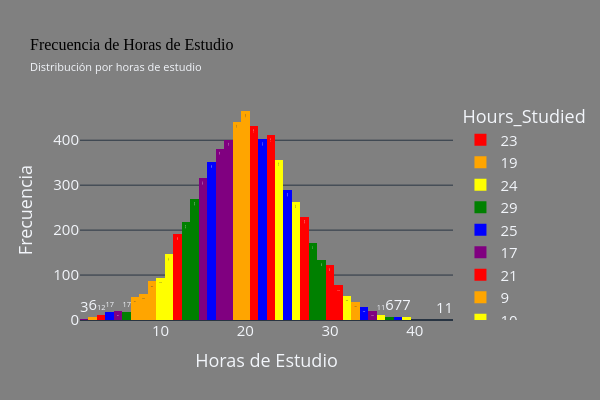

Source (notebook cell):
### Code cell
var = 'Hours_Studied'
tit = 'Frecuencia de Horas de Estudio'
subtit = 'Distribución por horas de estudio'
col = 'Hours_Studied'
cods = ['red', 'orange', 'yellow', 'green', 'blue', 'purple']
textoA = True
x_titulo = 'Horas de Estudio'
y_titulo = 'Frecuencia'
agrupados = False
histograma(var, tit, subtit, col, cods, textoA, x_titulo, y_titulo, agrupados)

### Figure 1 — Plotly figure (JSON) as saved in the notebook; plotly's stock layout.template omitted (floating-point values rounded to 4 significant figures; data arrays with more than 128 entries replaced by an {"elided": "..."} marker saying what was removed)
{"data": [{"bingroup": "x", "hovertemplate": "Hours_Studied=%{x}<br>count=%{y}<extra></extra>", "legendgroup": "23", "marker": {"color": "red", "pattern": {"shape": ""}}, "name": "23", "orientation": "v", "showlegend": true, "texttemplate": "%{value}", "x": {"elided": "411 int values"}, "xaxis": "x", "yaxis": "y", "type": "histogram"}, {"bingroup": "x", "hovertemplate": "Hours_Studied=%{x}<br>count=%{y}<extra></extra>", "legendgroup": "19", "marker": {"color": "orange", "pattern": {"shape": ""}}, "name": "19", "orientation": "v", "showlegend": true, "texttemplate": "%{value}", "x": {"elided": "441 int values"}, "xaxis": "x", "yaxis": "y", "type": "histogram"}, {"bingroup": "x", "hovertemplate": "Hours_Studied=%{x}<br>count=%{y}<extra></extra>", "legendgroup": "24", "marker": {"color": "yellow", "pattern": {"shape": ""}}, "name": "24", "orientation": "v", "showlegend": true, "texttemplate": "%{value}", "x": {"elided": "357 int values"}, "xaxis": "x", "yaxis": "y", "type": "histogram"}, {"bingroup": "x", "hovertemplate": "Hours_Studied=%{x}<br>count=%{y}<extra></extra>", "legendgroup": "29", "marker": {"color": "green", "pattern": {"shape": ""}}, "name": "29", "orientation": "v", "showlegend": true, "texttemplate": "%{value}", "x": {"elided": "134 int values"}, "xaxis": "x", "yaxis": "y", "type": "histogram"}, {"bingroup": "x", "hovertemplate": "Hours_Studied=%{x}<br>count=%{y}<extra></extra>", "legendgroup": "25", "marker": {"color": "blue", "pattern": {"shape": ""}}, "name": "25", "orientation": "v", "showlegend": true, "texttemplate": "%{value}", "x": {"elided": "289 int values"}, "xaxis": "x", "yaxis": "y", "type": "histogram"}, {"bingroup": "x", "hovertemplate": "Hours_Studied=%{x}<br>count=%{y}<extra></extra>", "legendgroup": "17", "marker": {"color": "purple", "pattern": {"shape": ""}}, "name": "17", "orientation": "v", "showlegend": true, "texttemplate": "%{value}", "x": {"elided": "381 int values"}, "xaxis": "x", "yaxis": "y", "type": "histogram"}, {"bingroup": "x", "hovertemplate": "Hours_Studied=%{x}<br>count=%{y}<extra></extra>", "legendgroup": "21", "marker": {"color": "red", "pattern": {"shape": ""}}, "name": "21", "orientation": "v", "showlegend": true, "texttemplate": "%{value}", "x": {"elided": "431 int values"}, "xaxis": "x", "yaxis": "y", "type": "histogram"}, {"bingroup": "x", "hovertemplate": "Hours_Studied=%{x}<br>count=%{y}<extra></extra>", "legendgroup": "9", "marker": {"color": "orange", "pattern": {"shape": ""}}, "name": "9", "orientation": "v", "showlegend": true, "texttemplate": "%{value}", "x": [9, 9, 9, 9, 9, 9, 9, 9, 9, 9, 9, 9, 9, 9, 9, 9, 9, 9, 9, 9, 9, 9, 9, 9, 9, 9, 9, 9, 9, 9, 9, 9, 9, 9, 9, 9, 9, 9, 9, 9, 9, 9, 9, 9, 9, 9, 9, 9, 9, 9, 9, 9, 9, 9, 9, 9, 9, 9, 9, 9, 9, 9, 9, 9, 9, 9, 9, 9, 9, 9, 9, 9, 9, 9, 9, 9, 9, 9, 9, 9, 9, 9, 9, 9, 9, 9], "xaxis": "x", "yaxis": "y", "type": "histogram"}, {"bingroup": "x", "hovertemplate": "Hours_Studied=%{x}<br>count=%{y}<extra></extra>", "legendgroup": "10", "marker": {"color": "yellow", "pattern": {"shape": ""}}, "name": "10", "orientation": "v", "showlegend": true, "texttemplate": "%{value}", "x": [10, 10, 10, 10, 10, 10, 10, 10, 10, 10, 10, 10, 10, 10, 10, 10, 10, 10, 10, 10, 10, 10, 10, 10, 10, 10, 10, 10, 10, 10, 10, 10, 10, 10, 10, 10, 10, 10, 10, 10, 10, 10, 10, 10, 10, 10, 10, 10, 10, 10, 10, 10, 10, 10, 10, 10, 10, 10, 10, 10, 10, 10, 10, 10, 10, 10, 10, 10, 10, 10, 10, 10, 10, 10, 10, 10, 10, 10, 10, 10, 10, 10, 10, 10, 10, 10, 10, 10, 10, 10, 10, 10, 10, 10], "xaxis": "x", "yaxis": "y", "type": "histogram"}, {"bingroup": "x", "hovertemplate": "Hours_Studied=%{x}<br>count=%{y}<extra></extra>", "legendgroup": "14", "marker": {"color": "green", "pattern": {"shape": ""}}, "name": "14", "orientation": "v", "showlegend": true, "texttemplate": "%{value}", "x": {"elided": "269 int values"}, "xaxis": "x", "yaxis": "y", "type": "histogram"}, {"bingroup": "x", "hovertemplate": "Hours_Studied=%{x}<br>count=%{y}<extra></extra>", "legendgroup": "22", "marker": {"color": "blue", "pattern": {"shape": ""}}, "name": "22", "orientation": "v", "showlegend": true, "texttemplate": "%{value}", "x": {"elided": "402 int values"}, "xaxis": "x", "yaxis": "y", "type": "histogram"}, {"bingroup": "x", "hovertemplate": "Hours_Studied=%{x}<br>count=%{y}<extra></extra>", "legendgroup": "15", "marker": {"color": "purple", "pattern": {"shape": ""}}, "name": "15", "orientation": "v", "showlegend": true, "texttemplate": "%{value}", "x": {"elided": "315 int values"}, "xaxis": "x", "yaxis": "y", "type": "histogram"}, {"bingroup": "x", "hovertemplate": "Hours_Studied=%{x}<br>count=%{y}<extra></extra>", "legendgroup": "12", "marker": {"color": "red", "pattern": {"shape": ""}}, "name": "12", "orientation": "v", "showlegend": true, "texttemplate": "%{value}", "x": {"elided": "192 int values"}, "xaxis": "x", "yaxis": "y", "type": "histogram"}, {"bingroup": "x", "hovertemplate": "Hours_Studied=%{x}<br>count=%{y}<extra></extra>", "legendgroup": "20", "marker": {"color": "orange", "pattern": {"shape": ""}}, "name": "20", "orientation": "v", "showlegend": true, "texttemplate": "%{value}", "x": {"elided": "465 int values"}, "xaxis": "x", "yaxis": "y", "type": "histogram"}, {"bingroup": "x", "hovertemplate": "Hours_Studied=%{x}<br>count=%{y}<extra></extra>", "legendgroup": "11", "marker": {"color": "yellow", "pattern": {"shape": ""}}, "name": "11", "orientation": "v", "showlegend": true, "texttemplate": "%{value}", "x": {"elided": "146 int values"}, "xaxis": "x", "yaxis": "y", "type": "histogram"}, {"bingroup": "x", "hovertemplate": "Hours_Studied=%{x}<br>count=%{y}<extra></extra>", "legendgroup": "13", "marker": {"color": "green", "pattern": {"shape": ""}}, "name": "13", "orientation": "v", "showlegend": true, "texttemplate": "%{value}", "x": {"elided": "218 int values"}, "xaxis": "x", "yaxis": "y", "type": "histogram"}, {"bingroup": "x", "hovertemplate": "Hours_Studied=%{x}<br>count=%{y}<extra></extra>", "legendgroup": "16", "marker": {"color": "blue", "pattern": {"shape": ""}}, "name": "16", "orientation": "v", "showlegend": true, "texttemplate": "%{value}", "x": {"elided": "351 int values"}, "xaxis": "x", "yaxis": "y", "type": "histogram"}, {"bingroup": "x", "hovertemplate": "Hours_Studied=%{x}<br>count=%{y}<extra></extra>", "legendgroup": "18", "marker": {"color": "purple", "pattern": {"shape": ""}}, "name": "18", "orientation": "v", "showlegend": true, "texttemplate": "%{value}", "x": {"elided": "401 int values"}, "xaxis": "x", "yaxis": "y", "type": "histogram"}, {"bingroup": "x", "hovertemplate": "Hours_Studied=%{x}<br>count=%{y}<extra></extra>", "legendgroup": "31", "marker": {"color": "red", "pattern": {"shape": ""}}, "name": "31", "orientation": "v", "showlegend": true, "texttemplate": "%{value}", "x": [31, 31, 31, 31, 31, 31, 31, 31, 31, 31, 31, 31, 31, 31, 31, 31, 31, 31, 31, 31, 31, 31, 31, 31, 31, 31, 31, 31, 31, 31, 31, 31, 31, 31, 31, 31, 31, 31, 31, 31, 31, 31, 31, 31, 31, 31, 31, 31, 31, 31, 31, 31, 31, 31, 31, 31, 31, 31, 31, 31, 31, 31, 31, 31, 31, 31, 31, 31, 31, 31, 31, 31, 31, 31, 31, 31, 31], "xaxis": "x", "yaxis": "y", "type": "histogram"}, {"bingroup": "x", "hovertemplate": "Hours_Studied=%{x}<br>count=%{y}<extra></extra>", "legendgroup": "8", "marker": {"color": "orange", "pattern": {"shape": ""}}, "name": "8", "orientation": "v", "showlegend": true, "texttemplate": "%{value}", "x": [8, 8, 8, 8, 8, 8, 8, 8, 8, 8, 8, 8, 8, 8, 8, 8, 8, 8, 8, 8, 8, 8, 8, 8, 8, 8, 8, 8, 8, 8, 8, 8, 8, 8, 8, 8, 8, 8, 8, 8, 8, 8, 8, 8, 8, 8, 8, 8, 8, 8, 8, 8, 8, 8, 8, 8, 8, 8], "xaxis": "x", "yaxis": "y", "type": "histogram"}, {"bingroup": "x", "hovertemplate": "Hours_Studied=%{x}<br>count=%{y}<extra></extra>", "legendgroup": "26", "marker": {"color": "yellow", "pattern": {"shape": ""}}, "name": "26", "orientation": "v", "showlegend": true, "texttemplate": "%{value}", "x": {"elided": "263 int values"}, "xaxis": "x", "yaxis": "y", "type": "histogram"}, {"bingroup": "x", "hovertemplate": "Hours_Studied=%{x}<br>count=%{y}<extra></extra>", "legendgroup": "28", "marker": {"color": "green", "pattern": {"shape": ""}}, "name": "28", "orientation": "v", "showlegend": true, "texttemplate": "%{value}", "x": {"elided": "171 int values"}, "xaxis": "x", "yaxis": "y", "type": "histogram"}, {"bingroup": "x", "hovertemplate": "Hours_Studied=%{x}<br>count=%{y}<extra></extra>", "legendgroup": "4", "marker": {"color": "blue", "pattern": {"shape": ""}}, "name": "4", "orientation": "v", "showlegend": true, "texttemplate": "%{value}", "x": [4, 4, 4, 4, 4, 4, 4, 4, 4, 4, 4, 4, 4, 4, 4, 4, 4], "xaxis": "x", "yaxis": "y", "type": "histogram"}, {"bingroup": "x", "hovertemplate": "Hours_Studied=%{x}<br>count=%{y}<extra></extra>", "legendgroup": "35", "marker": {"color": "purple", "pattern": {"shape": ""}}, "name": "35", "orientation": "v", "showlegend": true, "texttemplate": "%{value}", "x": [35, 35, 35, 35, 35, 35, 35, 35, 35, 35, 35, 35, 35, 35, 35, 35, 35, 35, 35, 35], "xaxis": "x", "yaxis": "y", "type": "histogram"}, {"bingroup": "x", "hovertemplate": "Hours_Studied=%{x}<br>count=%{y}<extra></extra>", "legendgroup": "27", "marker": {"color": "red", "pattern": {"shape": ""}}, "name": "27", "orientation": "v", "showlegend": true, "texttemplate": "%{value}", "x": {"elided": "229 int values"}, "xaxis": "x", "yaxis": "y", "type": "histogram"}, {"bingroup": "x", "hovertemplate": "Hours_Studied=%{x}<br>count=%{y}<extra></extra>", "legendgroup": "33", "marker": {"color": "orange", "pattern": {"shape": ""}}, "name": "33", "orientation": "v", "showlegend": true, "texttemplate": "%{value}", "x": [33, 33, 33, 33, 33, 33, 33, 33, 33, 33, 33, 33, 33, 33, 33, 33, 33, 33, 33, 33, 33, 33, 33, 33, 33, 33, 33, 33, 33, 33, 33, 33, 33, 33, 33, 33, 33, 33, 33, 33], "xaxis": "x", "yaxis": "y", "type": "histogram"}, {"bingroup": "x", "hovertemplate": "Hours_Studied=%{x}<br>count=%{y}<extra></extra>", "legendgroup": "36", "marker": {"color": "yellow", "pattern": {"shape": ""}}, "name": "36", "orientation": "v", "showlegend": true, "texttemplate": "%{value}", "x": [36, 36, 36, 36, 36, 36, 36, 36, 36, 36, 36], "xaxis": "x", "yaxis": "y", "type": "histogram"}, {"bingroup": "x", "hovertemplate": "Hours_Studied=%{x}<br>count=%{y}<extra></extra>", "legendgroup": "43", "marker": {"color": "green", "pattern": {"shape": ""}}, "name": "43", "orientation": "v", "showlegend": true, "texttemplate": "%{value}", "x": [43], "xaxis": "x", "yaxis": "y", "type": "histogram"}, {"bingroup": "x", "hovertemplate": "Hours_Studied=%{x}<br>count=%{y}<extra></extra>", "legendgroup": "34", "marker": {"color": "blue", "pattern": {"shape": ""}}, "name": "34", "orientation": "v", "showlegend": true, "texttemplate": "%{value}", "x": [34, 34, 34, 34, 34, 34, 34, 34, 34, 34, 34, 34, 34, 34, 34, 34, 34, 34, 34, 34, 34, 34, 34, 34, 34, 34, 34, 34, 34], "xaxis": "x", "yaxis": "y", "type": "histogram"}, {"bingroup": "x", "hovertemplate": "Hours_Studied=%{x}<br>count=%{y}<extra></extra>", "legendgroup": "1", "marker": {"color": "purple", "pattern": {"shape": ""}}, "name": "1", "orientation": "v", "showlegend": true, "texttemplate": "%{value}", "x": [1, 1, 1], "xaxis": "x", "yaxis": "y", "type": "histogram"}, {"bingroup": "x", "hovertemplate": "Hours_Studied=%{x}<br>count=%{y}<extra></extra>", "legendgroup": "30", "marker": {"color": "red", "pattern": {"shape": ""}}, "name": "30", "orientation": "v", "showlegend": true, "texttemplate": "%{value}", "x": [30, 30, 30, 30, 30, 30, 30, 30, 30, 30, 30, 30, 30, 30, 30, 30, 30, 30, 30, 30, 30, 30, 30, 30, 30, 30, 30, 30, 30, 30, 30, 30, 30, 30, 30, 30, 30, 30, 30, 30, 30, 30, 30, 30, 30, 30, 30, 30, 30, 30, 30, 30, 30, 30, 30, 30, 30, 30, 30, 30, 30, 30, 30, 30, 30, 30, 30, 30, 30, 30, 30, 30, 30, 30, 30, 30, 30, 30, 30, 30, 30, 30, 30, 30, 30, 30, 30, 30, 30, 30, 30, 30, 30, 30, 30, 30, 30, 30, 30, 30, 30, 30, 30, 30, 30, 30, 30, 30, 30, 30, 30, 30, 30, 30, 30, 30, 30, 30, 30, 30, 30, 30, 30], "xaxis": "x", "yaxis": "y", "type": "histogram"}, {"bingroup": "x", "hovertemplate": "Hours_Studied=%{x}<br>count=%{y}<extra></extra>", "legendgroup": "7", "marker": {"color": "orange", "pattern": {"shape": ""}}, "name": "7", "orientation": "v", "showlegend": true, "texttemplate": "%{value}", "x": [7, 7, 7, 7, 7, 7, 7, 7, 7, 7, 7, 7, 7, 7, 7, 7, 7, 7, 7, 7, 7, 7, 7, 7, 7, 7, 7, 7, 7, 7, 7, 7, 7, 7, 7, 7, 7, 7, 7, 7, 7, 7, 7, 7, 7, 7, 7, 7, 7, 7, 7], "xaxis": "x", "yaxis": "y", "type": "histogram"}, {"bingroup": "x", "hovertemplate": "Hours_Studied=%{x}<br>count=%{y}<extra></extra>", "legendgroup": "32", "marker": {"color": "yellow", "pattern": {"shape": ""}}, "name": "32", "orientation": "v", "showlegend": true, "texttemplate": "%{value}", "x": [32, 32, 32, 32, 32, 32, 32, 32, 32, 32, 32, 32, 32, 32, 32, 32, 32, 32, 32, 32, 32, 32, 32, 32, 32, 32, 32, 32, 32, 32, 32, 32, 32, 32, 32, 32, 32, 32, 32, 32, 32, 32, 32, 32, 32, 32, 32, 32, 32, 32, 32, 32, 32, 32], "xaxis": "x", "yaxis": "y", "type": "histogram"}, {"bingroup": "x", "hovertemplate": "Hours_Studied=%{x}<br>count=%{y}<extra></extra>", "legendgroup": "6", "marker": {"color": "green", "pattern": {"shape": ""}}, "name": "6", "orientation": "v", "showlegend": true, "texttemplate": "%{value}", "x": [6, 6, 6, 6, 6, 6, 6, 6, 6, 6, 6, 6, 6, 6, 6, 6, 6], "xaxis": "x", "yaxis": "y", "type": "histogram"}, {"bingroup": "x", "hovertemplate": "Hours_Studied=%{x}<br>count=%{y}<extra></extra>", "legendgroup": "38", "marker": {"color": "blue", "pattern": {"shape": ""}}, "name": "38", "orientation": "v", "showlegend": true, "texttemplate": "%{value}", "x": [38, 38, 38, 38, 38, 38, 38], "xaxis": "x", "yaxis": "y", "type": "histogram"}, {"bingroup": "x", "hovertemplate": "Hours_Studied=%{x}<br>count=%{y}<extra></extra>", "legendgroup": "5", "marker": {"color": "purple", "pattern": {"shape": ""}}, "name": "5", "orientation": "v", "showlegend": true, "texttemplate": "%{value}", "x": [5, 5, 5, 5, 5, 5, 5, 5, 5, 5, 5, 5, 5, 5, 5, 5, 5, 5, 5, 5, 5], "xaxis": "x", "yaxis": "y", "type": "histogram"}, {"bingroup": "x", "hovertemplate": "Hours_Studied=%{x}<br>count=%{y}<extra></extra>", "legendgroup": "3", "marker": {"color": "red", "pattern": {"shape": ""}}, "name": "3", "orientation": "v", "showlegend": true, "texttemplate": "%{value}", "x": [3, 3, 3, 3, 3, 3, 3, 3, 3, 3, 3, 3], "xaxis": "x", "yaxis": "y", "type": "histogram"}, {"bingroup": "x", "hovertemplate": "Hours_Studied=%{x}<br>count=%{y}<extra></extra>", "legendgroup": "2", "marker": {"color": "orange", "pattern": {"shape": ""}}, "name": "2", "orientation": "v", "showlegend": true, "texttemplate": "%{value}", "x": [2, 2, 2, 2, 2, 2], "xaxis": "x", "yaxis": "y", "type": "histogram"}, {"bingroup": "x", "hovertemplate": "Hours_Studied=%{x}<br>count=%{y}<extra></extra>", "legendgroup": "39", "marker": {"color": "yellow", "pattern": {"shape": ""}}, "name": "39", "orientation": "v", "showlegend": true, "texttemplate": "%{value}", "x": [39, 39, 39, 39, 39, 39, 39], "xaxis": "x", "yaxis": "y", "type": "histogram"}, {"bingroup": "x", "hovertemplate": "Hours_Studied=%{x}<br>count=%{y}<extra></extra>", "legendgroup": "37", "marker": {"color": "green", "pattern": {"shape": ""}}, "name": "37", "orientation": "v", "showlegend": true, "texttemplate": "%{value}", "x": [37, 37, 37, 37, 37, 37], "xaxis": "x", "yaxis": "y", "type": "histogram"}, {"bingroup": "x", "hovertemplate": "Hours_Studied=%{x}<br>count=%{y}<extra></extra>", "legendgroup": "44", "marker": {"color": "blue", "pattern": {"shape": ""}}, "name": "44", "orientation": "v", "showlegend": true, "texttemplate": "%{value}", "x": [44], "xaxis": "x", "yaxis": "y", "type": "histogram"}], "layout": {"xaxis": {"anchor": "y", "domain": [0.0, 1.0], "title": {"text": "Horas de Estudio"}, "categoryorder": "array", "categoryarray": [23, 19, 24, 29, 25, 17, 21, 9, 10, 14, 22, 15, 12, 20, 11, 13, 16, 18, 31, 8, 26, 28, 4, 35, 27, 33, 36, 43, 34, 1, 30, 7, 32, 6, 38, 5, 3, 2, 39, 37, 44]}, "yaxis": {"anchor": "x", "domain": [0.0, 1.0], "title": {"text": "Frecuencia"}}, "legend": {"title": {"text": "Hours_Studied"}, "tracegroupgap": 0}, "title": {"subtitle": {"text": "Distribución por horas de estudio"}, "text": "Frecuencia de Horas de Estudio", "pad": {"t": 20}, "font": {"family": "verdana", "color": "black", "size": 16}}, "barmode": "relative", "font": {"size": 15}, "paper_bgcolor": "gray", "plot_bgcolor": "gray", "height": 400, "width": 600}}
